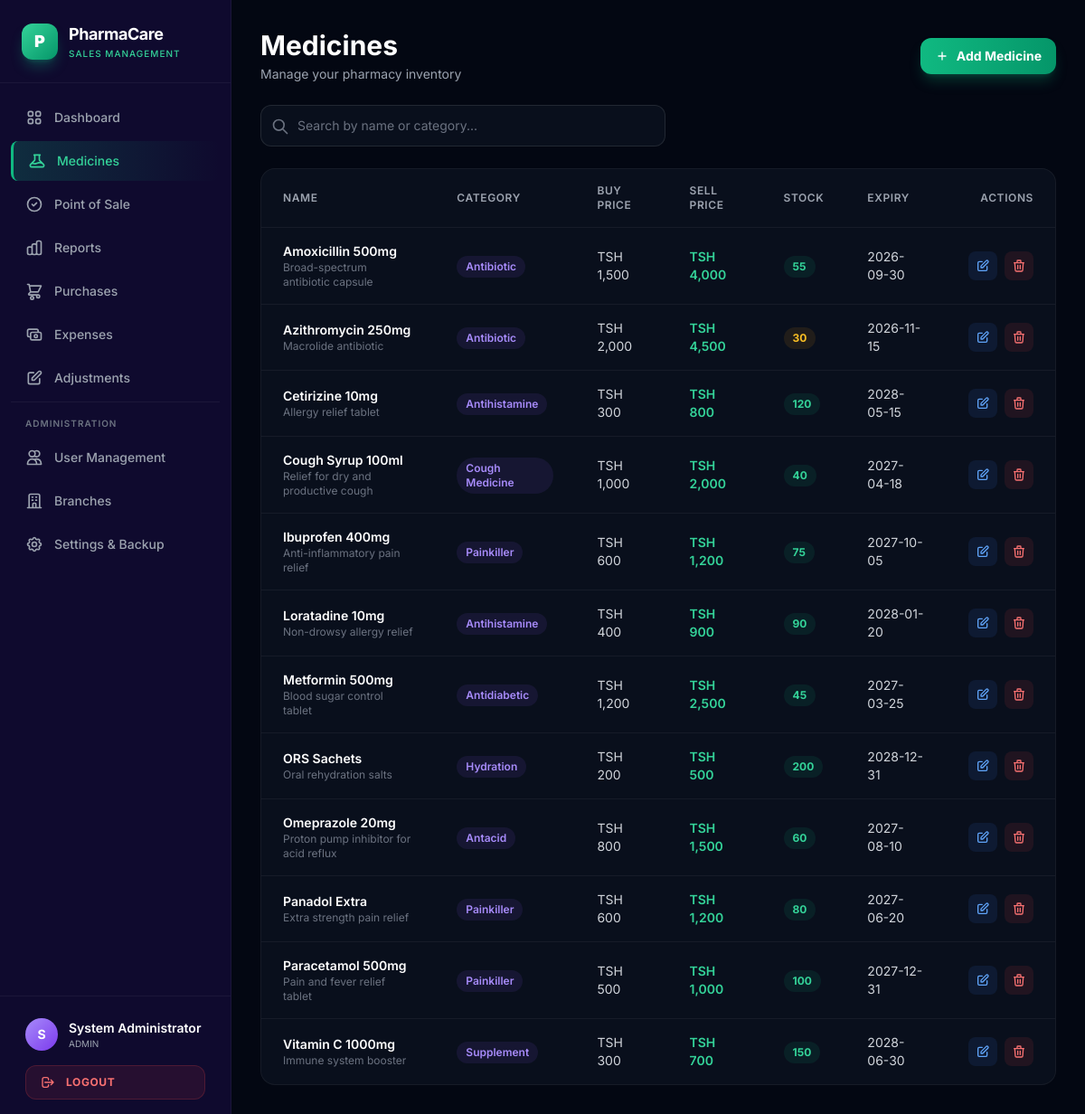
The app's page /medicines (signed in) with its own data.
### tables this page shows
CREATE TABLE medicines (
        id INTEGER PRIMARY KEY AUTOINCREMENT,
        name TEXT NOT NULL,
        category TEXT,
        description TEXT,
        buying_price REAL NOT NULL,
        selling_price REAL NOT NULL,
        stock_qty INTEGER NOT NULL DEFAULT 0,
        expiry_date TEXT NOT NULL,
        purchase_date TEXT,
        created_at TIMESTAMP DEFAULT CURRENT_TIMESTAMP
    );

### app.py (the view)
@app.route('/medicines')
@login_required
def medicines():
    conn = get_db()
    search = request.args.get('q', '')
    if search:
        meds = conn.execute("SELECT * FROM medicines WHERE name LIKE ? OR category LIKE ? ORDER BY name",
                            (f'%{search}%', f'%{search}%')).fetchall()
    else:
        meds = conn.execute("SELECT * FROM medicines ORDER BY name").fetchall()
    conn.close()
    return render_template('medicines.html', medicines=meds, search=search)

### app.py (called while the page is built)
def get_db():
    conn = sqlite3.connect(DB_FILE)
    conn.row_factory = sqlite3.Row
    conn.execute("PRAGMA foreign_keys = ON")
    return conn

def login_required(f):
    @wraps(f)
    def decorated(*args, **kwargs):
        if 'user_id' not in session:
            return redirect(url_for('login'))
        return f(*args, **kwargs)
    return decorated

### templates/medicines.html (shortened to what this page needs)
{% extends "base.html" %}
{% block content %}
<div class="space-y-4 md:space-y-6">
    <div class="flex flex-col sm:flex-row sm:items-center sm:justify-between gap-3">
        <div>
            <h1 class="text-2xl md:text-3xl font-bold text-white">Medicines</h1>
            <p class="text-gray-400 mt-1 text-sm">Manage your pharmacy inventory</p>
        </div>
        <a href="{{ url_for('add_medicine') }}" class="inline-flex items-center justify-center gap-2 px-4 py-2.5 bg-gradient-to-r from-primary-500 to-primary-600 hover:from-primary-600 hover:to-primary-700 text-white font-bold rounded-xl shadow-lg shadow-primary-500/25 transition-all duration-200 transform hover:scale-[1.02] active:scale-[0.98] text-sm">
            <svg class="w-4 h-4" fill="none" stroke="currentColor" viewBox="0 0 24 24"><path stroke-linecap="round" stroke-linejoin="round" stroke-width="2" d="M12 6v6m0 0v6m0-6h6m-6 0H6"/></svg>
            Add Medicine
        </a>
    </div>
    <form method="GET" class="relative max-w-md">
        <input type="text" name="q" value="{{ search }}" placeholder="Search by name or category..."
            class="w-full px-4 py-2.5 md:py-3 pl-10 bg-gray-900/50 border border-white/10 rounded-xl text-white placeholder-gray-500 focus:outline-none focus:ring-2 focus:ring-primary-500 focus:border-transparent transition text-sm">
        <svg class="absolute left-3 top-2.5 md:top-3.5 w-4 h-4 md:w-5 md:h-5 text-gray-500" fill="none" stroke="currentColor" viewBox="0 0 24 24"><path stroke-linecap="round" stroke-linejoin="round" stroke-width="2" d="M21 21l-6-6m2-5a7 7 0 11-14 0 7 7 0 0114 0z"/></svg>
    </form>
    <div class="hidden lg:block bg-gray-900/50 border border-white/5 rounded-2xl overflow-hidden">
        <div class="overflow-x-auto">
            <table class="w-full">
                <thead>
                    <tr class="border-b border-white/5">
                        <th class="text-left px-6 py-4 text-xs font-semibold text-gray-400 uppercase tracking-wider">Name</th>
                        <th class="text-left px-6 py-4 text-xs font-semibold text-gray-400 uppercase tracking-wider">Category</th>
                        <th class="text-left px-6 py-4 text-xs font-semibold text-gray-400 uppercase tracking-wider">Buy Price</th>
                        <th class="text-left px-6 py-4 text-xs font-semibold text-gray-400 uppercase tracking-wider">Sell Price</th>
                        <th class="text-left px-6 py-4 text-xs font-semibold text-gray-400 uppercase tracking-wider">Stock</th>
                        <th class="text-left px-6 py-4 text-xs font-semibold text-gray-400 uppercase tracking-wider">Expiry</th>
                        <th class="text-right px-6 py-4 text-xs font-semibold text-gray-400 uppercase tracking-wider">Actions</th>
                    </tr>
                </thead>
                <tbody class="divide-y divide-white/5">
                    {% for med in medicines %}
                    <tr class="hover:bg-white/5 transition group">
                        <td class="px-6 py-4">
                            <p class="text-sm font-semibold text-white">{{ med['name'] }}</p>
                            <p class="text-xs text-gray-500">{{ med['description'] or '' }}</p>
                        </td>
                        <td class="px-6 py-4">
                            <span class="inline-flex px-2.5 py-1 rounded-full text-xs font-semibold bg-accent-500/10 text-accent-400">{{ med['category'] or 'N/A' }}</span>
                        </td>
                        <td class="px-6 py-4 text-sm text-gray-300">TSH {{ "{:,.0f}".format(med['buying_price']) }}</td>
                        <td class="px-6 py-4 text-sm font-semibold text-primary-400">TSH {{ "{:,.0f}".format(med['selling_price']) }}</td>
                        <td class="px-6 py-4">
                            {% if med['stock_qty'] <= 10 %}
                            <span class="inline-flex px-2.5 py-1 rounded-full text-xs font-bold bg-red-500/10 text-red-400">{{ med['stock_qty'] }} Low</span>
                            {% elif med['stock_qty'] <= 30 %}
                            <span class="inline-flex px-2.5 py-1 rounded-full text-xs font-bold bg-amber-500/10 text-amber-400">{{ med['stock_qty'] }}</span>
                            {% else %}
                            <span class="inline-flex px-2.5 py-1 rounded-full text-xs font-bold bg-primary-500/10 text-primary-400">{{ med['stock_qty'] }}</span>
                            {% endif %}
                        </td>
                        <td class="px-6 py-4 text-sm text-gray-300">{{ med['expiry_date'] }}</td>
                        <td class="px-6 py-4 text-right">
                            <div class="flex items-center justify-end gap-2">
                                <a href="{{ url_for('edit_medicine', id=med['id']) }}" class="p-2 rounded-lg bg-blue-500/10 text-blue-400 hover:bg-blue-500/20 transition" title="Edit">
                                    <svg class="w-4 h-4" fill="none" stroke="currentColor" viewBox="0 0 24 24"><path stroke-linecap="round" stroke-linejoin="round" stroke-width="2" d="M11 5H6a2 2 0 00-2 2v11a2 2 0 002 2h11a2 2 0 002-2v-5m-1.414-9.414a2 2 0 112.828 2.828L11.828 15H9v-2.828l8.586-8.586z"/></svg>
                                </a>
                                {% if session.get('role') == 'admin' %}
                                <form method="POST" action="{{ url_for('delete_medicine', id=med['id']) }}" onsubmit="return confirm('Delete {{ med['name'] }}?')">
                                    <button type="submit" class="p-2 rounded-lg bg-red-500/10 text-red-400 hover:bg-red-500/20 transition" title="Delete">
                                        <svg class="w-4 h-4" fill="none" stroke="currentColor" viewBox="0 0 24 24"><path stroke-linecap="round" stroke-linejoin="round" stroke-width="2" d="M19 7l-.867 12.142A2 2 0 0116.138 21H7.862a2 2 0 01-1.995-1.858L5 7m5 4v6m4-6v6m1-10V4a1 1 0 00-1-1h-4a1 1 0 00-1 1v3M4 7h16"/></svg>
                                    </button>
                                </form>
                                {% endif %}
                            </div>
                        </td>
                    </tr>
                    {% endfor %}
                </tbody>
            </table>
        </div>
    </div>
</div>
{% endblock %}

### templates/base.html (shortened to what this page needs)
<!DOCTYPE html>
<html lang="en">
<head>
    <script src="https://cdn.tailwindcss.com"></script>
</head>
<body class="bg-gray-950 text-gray-100 font-sans min-h-screen">
    {% if session.get('user_id') %}
    <div class="flex min-h-screen">
        <aside id="sidebar" class="w-64 bg-sidebar-900 border-r border-white/5 flex flex-col no-print fixed h-full z-30 transition-transform duration-300 -translate-x-full lg:translate-x-0 overflow-y-auto">
            <div class="p-6 border-b border-white/5">
                <div class="flex items-center gap-3">
                    <div class="w-10 h-10 rounded-xl bg-gradient-to-br from-primary-400 to-primary-600 flex items-center justify-center text-white font-black text-lg shadow-lg shadow-primary-500/30">P</div>
                    <div>
                        <h1 class="text-lg font-bold text-white tracking-tight">PharmaCare</h1>
                        <p class="text-[10px] text-primary-400 font-medium uppercase tracking-widest">Sales Management</p>
                    </div>
                </div>
            </div>
            <nav class="flex-1 py-4 px-3 space-y-1">
                <a href="{{ url_for('dashboard') }}" class="sidebar-link flex items-center gap-3 px-4 py-3 rounded-lg text-sm font-medium transition-all {% if request.endpoint == 'dashboard' %}active bg-primary-500/10 text-primary-400{% else %}text-gray-400 hover:text-white hover:bg-white/5{% endif %}">
                    Dashboard
                </a>
                <a href="{{ url_for('medicines') }}" class="sidebar-link flex items-center gap-3 px-4 py-3 rounded-lg text-sm font-medium transition-all {% if request.endpoint in ['medicines','add_medicine','edit_medicine'] %}active bg-primary-500/10 text-primary-400{% else %}text-gray-400 hover:text-white hover:bg-white/5{% endif %}">
                    Medicines
                </a>
                <a href="{{ url_for('sales_pos') }}" class="sidebar-link flex items-center gap-3 px-4 py-3 rounded-lg text-sm font-medium transition-all {% if request.endpoint == 'sales_pos' %}active bg-primary-500/10 text-primary-400{% else %}text-gray-400 hover:text-white hover:bg-white/5{% endif %}">
                    <svg class="w-5 h-5" fill="none" stroke="currentColor" viewBox="0 0 24 24"><path stroke-linecap="round" stroke-linejoin="round" stroke-width="2" d="M9 12l2 2 4-4m6 2a9 9 0 11-18 0 9 9 0 0118 0z"/></svg>
                    Point of Sale
                </a>
                <a href="{{ url_for('reports') }}" class="sidebar-link flex items-center gap-3 px-4 py-3 rounded-lg text-sm font-medium transition-all {% if request.endpoint == 'reports' %}active bg-primary-500/10 text-primary-400{% else %}text-gray-400 hover:text-white hover:bg-white/5{% endif %}">
                    Reports
                </a>
                <a href="{{ url_for('purchases') }}" class="sidebar-link flex items-center gap-3 px-4 py-3 rounded-lg text-sm font-medium transition-all {% if request.endpoint == 'purchases' %}active bg-primary-500/10 text-primary-400{% else %}text-gray-400 hover:text-white hover:bg-white/5{% endif %}">
                    <svg class="w-5 h-5" fill="none" stroke="currentColor" viewBox="0 0 24 24"><path stroke-linecap="round" stroke-linejoin="round" stroke-width="2" d="M3 3h2l.4 2M7 13h10l4-8H5.4M7 13L5.4 5M7 13l-2.293 2.293c-.63.63-.184 1.707.707 1.707H17m0 0a2 2 0 100 4 2 2 0 000-4zm-8 2a2 2 0 100 4 2 2 0 000-4z"/></svg>
                    Purchases
                </a>
                <a href="{{ url_for('expenses') }}" class="sidebar-link flex items-center gap-3 px-4 py-3 rounded-lg text-sm font-medium transition-all {% if request.endpoint == 'expenses' %}active bg-primary-500/10 text-primary-400{% else %}text-gray-400 hover:text-white hover:bg-white/5{% endif %}">
                    <svg class="w-5 h-5" fill="none" stroke="currentColor" viewBox="0 0 24 24"><path stroke-linecap="round" stroke-linejoin="round" stroke-width="2" d="M17 9V7a2 2 0 00-2-2H5a2 2 0 00-2 2v6a2 2 0 002 2h2m2 4h10a2 2 0 002-2v-6a2 2 0 00-2-2H9a2 2 0 00-2 2v6a2 2 0 002 2zm7-5a2 2 0 11-4 0 2 2 0 014 0z"/></svg>
                    Expenses
                </a>
                <a href="{{ url_for('adjustments') }}" class="sidebar-link flex items-center gap-3 px-4 py-3 rounded-lg text-sm font-medium transition-all {% if request.endpoint == 'adjustments' %}active bg-primary-500/10 text-primary-400{% else %}text-gray-400 hover:text-white hover:bg-white/5{% endif %}">
                    <svg class="w-5 h-5" fill="none" stroke="currentColor" viewBox="0 0 24 24"><path stroke-linecap="round" stroke-linejoin="round" stroke-width="2" d="M11 5H6a2 2 0 00-2 2v11a2 2 0 002 2h11a2 2 0 002-2v-5m-1.414-9.414a2 2 0 112.828 2.828L11.828 15H9v-2.828l8.586-8.586z"/></svg>
                    Adjustments
                </a>
                {% if session.get('role') == 'admin' %}
                <div class="pt-4 mt-4 border-t border-white/5">
                    <p class="px-4 text-[10px] text-gray-500 uppercase tracking-widest font-semibold mb-2">Administration</p>
                </div>
                <a href="{{ url_for('users') }}" class="sidebar-link flex items-center gap-3 px-4 py-3 rounded-lg text-sm font-medium transition-all {% if request.endpoint in ['users','add_user','edit_user'] %}active bg-primary-500/10 text-primary-400{% else %}text-gray-400 hover:text-white hover:bg-white/5{% endif %}">
                    <svg class="w-5 h-5" fill="none" stroke="currentColor" viewBox="0 0 24 24"><path stroke-linecap="round" stroke-linejoin="round" stroke-width="2" d="M12 4.354a4 4 0 110 5.292M15 21H3v-1a6 6 0 0112 0v1zm0 0h6v-1a6 6 0 00-9-5.197M13 7a4 4 0 11-8 0 4 4 0 018 0z"/></svg>
                    User Management
                </a>
                <a href="{{ url_for('branches') }}" class="sidebar-link flex items-center gap-3 px-4 py-3 rounded-lg text-sm font-medium transition-all {% if request.endpoint == 'branches' %}active bg-primary-500/10 text-primary-400{% else %}text-gray-400 hover:text-white hover:bg-white/5{% endif %}">
                    <svg class="w-5 h-5" fill="none" stroke="currentColor" viewBox="0 0 24 24"><path stroke-linecap="round" stroke-linejoin="round" stroke-width="2" d="M19 21V5a2 2 0 00-2-2H7a2 2 0 00-2 2v16m14 0h2m-2 0h-5m-9 0H3m2 0h5M9 7h1m-1 4h1m4-4h1m-1 4h1m-5 10v-5a1 1 0 011-1h2a1 1 0 011 1v5m-4 0h4"/></svg>
                    Branches
                </a>
                <a href="{{ url_for('settings') }}" class="sidebar-link flex items-center gap-3 px-4 py-3 rounded-lg text-sm font-medium transition-all {% if request.endpoint == 'settings' %}active bg-primary-500/10 text-primary-400{% else %}text-gray-400 hover:text-white hover:bg-white/5{% endif %}">
                    Settings & Backup
                </a>
                {% endif %}
            </nav>
            <div class="p-4 border-t border-white/5">
                <div class="flex items-center gap-3 px-3 py-2 mb-2">
                    <div class="w-9 h-9 rounded-full bg-gradient-to-br from-accent-400 to-accent-600 flex items-center justify-center text-white text-sm font-bold">{{ session.get('full_name','')[0] if session.get('full_name') else 'U' }}</div>
                    <div class="flex-1 min-w-0">
                        <p class="text-sm font-semibold text-white truncate">{{ session.get('full_name','') }}</p>
                        <p class="text-[10px] text-gray-400 uppercase">{{ session.get('role','') }}</p>
                    </div>
                </div>
                <a href="{{ url_for('logout') }}" class="flex items-center gap-3 mx-3 px-4 py-2.5 rounded-xl bg-red-500/10 border border-red-500/20 text-red-400 hover:bg-red-500/20 hover:text-red-300 hover:border-red-500/30 transition-all duration-200 group">
                    <svg class="w-4 h-4 group-hover:translate-x-0.5 transition-transform" fill="none" stroke="currentColor" viewBox="0 0 24 24"><path stroke-linecap="round" stroke-linejoin="round" stroke-width="2" d="M17 16l4-4m0 0l-4-4m4 4H7m6 4v1a3 3 0 01-3 3H6a3 3 0 01-3-3V7a3 3 0 013-3h4a3 3 0 013 3v1"/></svg>
                    <span class="text-xs font-bold uppercase tracking-wider">Logout</span>
                </a>
            </div>
        </aside>
        <main class="flex-1 lg:ml-64 pt-14 lg:pt-0">
            <div class="p-4 md:p-6 lg:p-8 animate-in">
                {% block content %}{% endblock %}
            </div>
        </main>
    </div>
    {% else %}
        {% block fullpage %}{% endblock %}
    {% endif %}
</body>
</html>

### templates/base.html (style rules this page uses)
* { scrollbar-width: thin; scrollbar-color: #059669 #1e1b4b; }
.sidebar-link.active { background: linear-gradient(90deg, rgba(16,185,129,0.2) 0%, transparent 100%); border-left: 3px solid #10b981; }
.animate-in { animation: fadeIn 0.3s ease-out; }

### records on screen
medicines: name "Amoxicillin 500mg", description "Broad-spectrum antibiotic capsule", category "Antibiotic", buying_price "1,500", selling_price "4,000", stock_qty "55", expiry_date "2026-09-30"
medicines: name "Azithromycin 250mg", description "Macrolide antibiotic", category "Antibiotic", buying_price "2,000", selling_price "4,500", stock_qty "30", expiry_date "2026-11-15"
medicines: name "Cetirizine 10mg", description "Allergy relief tablet", category "Antihistamine", buying_price "300", selling_price "800", stock_qty "120", expiry_date "2028-05-15"
medicines: name "Cough Syrup 100ml", description "Relief for dry and productive cough", category "Cough Medicine", buying_price "1,000", selling_price "2,000", stock_qty "40", expiry_date "2027-04-18"
medicines: name "Ibuprofen 400mg", description "Anti-inflammatory pain relief", category "Painkiller", buying_price "600", selling_price "1,200", stock_qty "75", expiry_date "2027-10-05"
medicines: name "Loratadine 10mg", description "Non-drowsy allergy relief", category "Antihistamine", buying_price "400", selling_price "900", stock_qty "90", expiry_date "2028-01-20"
medicines: name "Metformin 500mg", description "Blood sugar control tablet", category "Antidiabetic", buying_price "1,200", selling_price "2,500", stock_qty "45", expiry_date "2027-03-25"
medicines: name "ORS Sachets", description "Oral rehydration salts", category "Hydration", buying_price "200", selling_price "500", stock_qty "200", expiry_date "2028-12-31"
medicines: name "Omeprazole 20mg", description "Proton pump inhibitor for acid reflux", category "Antacid", buying_price "800", selling_price "1,500", stock_qty "60", expiry_date "2027-08-10"
medicines: name "Panadol Extra", description "Extra strength pain relief", category "Painkiller", buying_price "600", selling_price "1,200", stock_qty "80", expiry_date "2027-06-20"
medicines: name "Paracetamol 500mg", description "Pain and fever relief tablet", category "Painkiller", buying_price "500", selling_price "1,000", stock_qty "100", expiry_date "2027-12-31"
medicines: name "Vitamin C 1000mg", description "Immune system booster", category "Supplement", buying_price "300", selling_price "700", stock_qty "150", expiry_date "2028-06-30"

### other values on screen
{{ session.get('full_name','')[0] if session.get('full_name') else 'U' }} "S"
{{ session.get('full_name','') }} "System Administrator"
{{ session.get('role','') }} "ADMIN"
